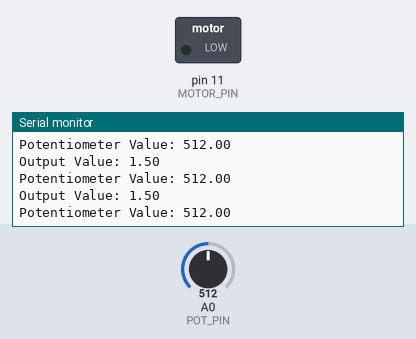
Bench run of a sketch on a simulated Arduino Uno, built with avr-gcc and run on an emulated ATmega328P. On the bench: switched loads named in the sketch (green lamp = pin HIGH), the last lines printed to the serial monitor. The inputs (shaded band) are chosen by the test bench; at power-on: A0 (POT_PIN) = 512.

Above: at 1.2 s.
1.3 s: A0 (POT_PIN) set to 104
At 2.4 s:
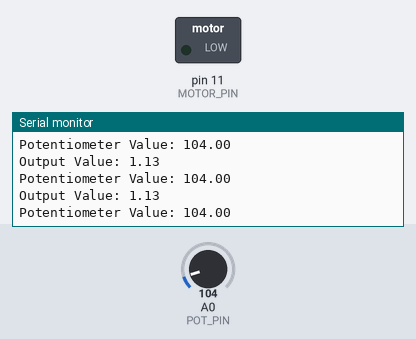
4.3 s: A0 (POT_PIN) set to 94
At 4.9 s:
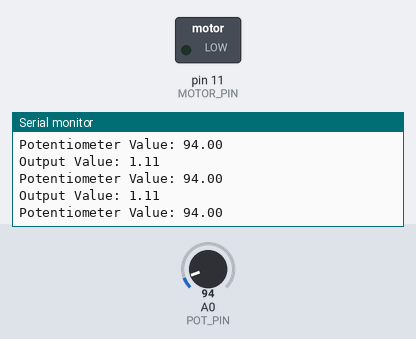
Timing chart, 0 to 7.3 s (numbered marks = the images above; inputs shaded):
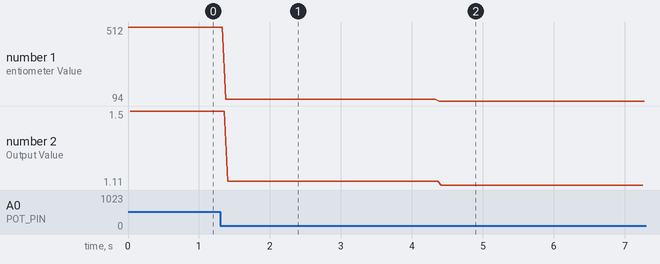

Measured:
- after the input at 1.3 s, the serial monitor: prints a new line after 0.08 s (image 1)
- after the input at 4.3 s, the serial monitor: prints a new line after 0.08 s (image 2)
- plotted number 1: 512 → 104 after the input at 1.3 s, 104 → 94 after the input at 4.3 s
- plotted number 2: 1.5 → 1.13 after the input at 1.3 s, 1.13 → 1.11 after the input at 4.3 s

The sketch:

motorcontrol.ino
```cpp
// Motor
const double MOTOR_PIN = 11;
const double MOTOR_DIG_DELAY = 5; // milliseconds
const double OUTPUT_MAX_VALUE = 2;
const double OUTPUT_MIN_VALUE = 1;

// Potentiometer
const double POT_PIN = A0;
const double POT_MAX_VALUE = 1023;
const double POT_MIN_VALUE = 0;

// Other
const double DEADBAND = 0.1; // from 0 to 1
const bool DEBUG = true;

double potVal;
double outputVal;


void setup()
{
  if (DEBUG) Serial.begin(9600);
  pinMode(MOTOR_PIN, OUTPUT);
}

void loop()
{
  potVal = analogRead(POT_PIN);
  outputVal = changeRange(potVal, POT_MIN_VALUE, POT_MAX_VALUE, OUTPUT_MIN_VALUE, OUTPUT_MAX_VALUE);
  outputVal = max(min(outputVal, OUTPUT_MAX_VALUE), OUTPUT_MIN_VALUE);
  outputVal = addDeadband(outputVal, OUTPUT_MIN_VALUE, OUTPUT_MAX_VALUE, DEADBAND);

  if (DEBUG) {
    Serial.print("Potentiometer Value: "); Serial.println(potVal);
    Serial.print("Output Value: "); Serial.println(outputVal);
  }

  digitalWrite(MOTOR_PIN, HIGH);
  delayMicroseconds(outputVal * 1000);

  digitalWrite(MOTOR_PIN, LOW);
  delayMicroseconds((MOTOR_DIG_DELAY - outputVal) * 1000);
}


/**
 * @brief
 *
 * @param value the current value in the input range
 * @param min min value of the input range
 * @param max max value of the input range
 * @param outputMin
 * @param outputMax
 * @return the value relative to the output range
 */
double changeRange(double value, double min, double max, double outputMin, double outputMax) {
  return (((value - min) * (outputMax - outputMin)) / (max - min)) + outputMin;
}


/**
 * @brief
 *
 * @param value the input / controller value
 * @param min the minimum value of the range
 * @param max the maximum value of the range
 * @param deadband decimal number from 0 to 1
 * @return the output value with the deadband
 */
double addDeadband(double value, double min, double max, double deadband) {
  if (deadband == 0) return value;
  deadband *= max - min;
  double middle = (max + min) / 2.0;
  return abs(value - middle) <= deadband ? middle : value > middle ?
    changeRange(value, middle + deadband, max, middle, max) : changeRange(value, min, middle - deadband, min, middle);
}
```
